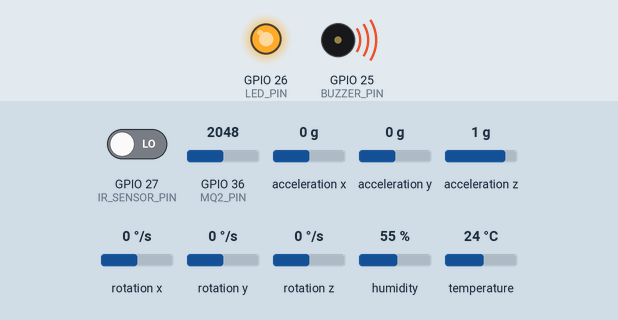
Recording of a sketch running on a simulated ESP32. On the bench: output pins drawn as LEDs (lit = HIGH), buzzer (waves = sounding, pin HIGH). The test bench sets the inputs (shaded band); at power-on: GPIO 36 (MQ2_PIN) = 2048, GPIO 27 (IR_SENSOR_PIN) LOW, acceleration z 1 g, acceleration x 0 g, acceleration y 0 g, rotation x 0 °/s, rotation y 0 °/s, rotation z 0 °/s, humidity 55 %, temperature 24 °C. Storage starts empty; what the sketch prints to the serial monitor is not drawn.

Above: at 2.2 s.
2.3 s: GPIO 36 (MQ2_PIN) set to 640
4.2 s: GPIO 36 (MQ2_PIN) set to 554
At 6.0 s:
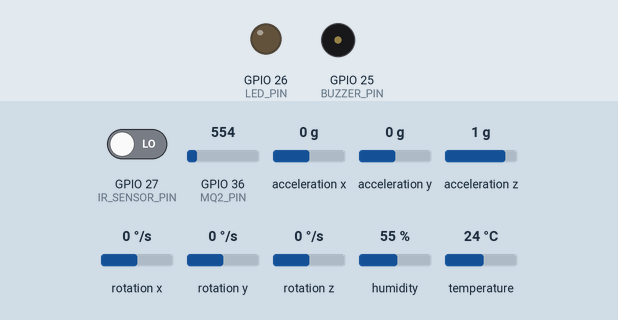
7.5 s: GPIO 27 (IR_SENSOR_PIN) driven HIGH
At 9.1 s:
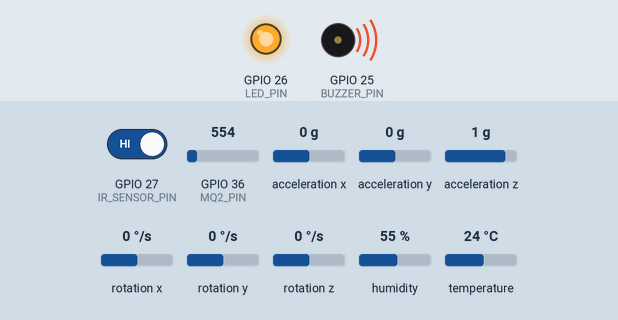
10.5 s: GPIO 27 (IR_SENSOR_PIN) driven LOW
At 12.3 s:
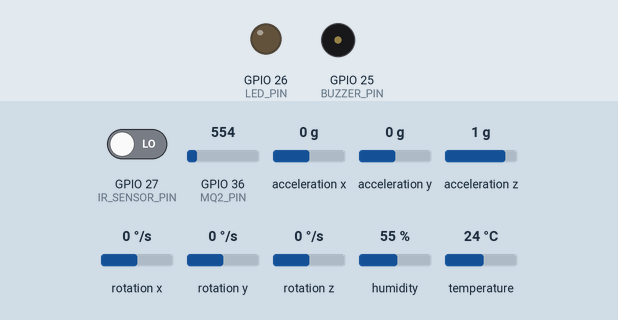
12.6 s: acceleration z set to 0.4 g
14.3 s: acceleration z set to 0.1 g
At 16.5 s:
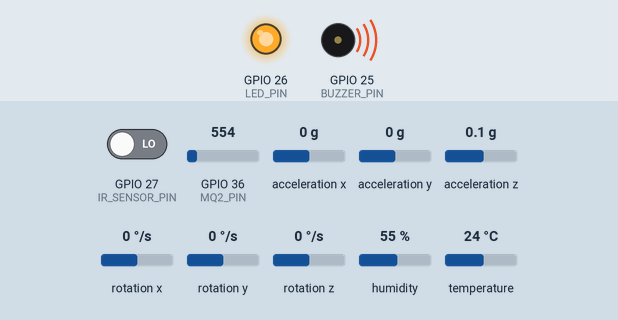
Timing chart, 0 to 17.6 s (numbered marks = the images above; inputs shaded):
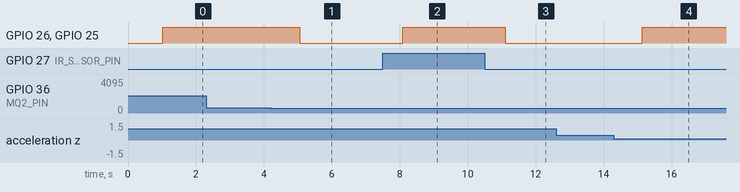

Measured:
- the behaviour switches between 601 and 600 on GPIO 36 (MQ2_PIN) (found by bisection; images 0 and 1)
- the behaviour switches between 0.3 and 0.2 g on acceleration z (found by bisection; images 3 and 4)
- after the input at 2.3 s, every drawn part: stays the same
- after the input at 4.2 s, GPIO 26 (LED_PIN), GPIO 25 (BUZZER_PIN): HIGH → LOW after 0.86 s
- after the input at 7.5 s, GPIO 26 (LED_PIN), GPIO 25 (BUZZER_PIN): LOW → HIGH after 0.58 s
- after the input at 10.5 s, GPIO 26 (LED_PIN), GPIO 25 (BUZZER_PIN): HIGH → LOW after 0.61 s
- after the input at 12.6 s, every drawn part: stays the same
- after the input at 14.3 s, GPIO 26 (LED_PIN), GPIO 25 (BUZZER_PIN): LOW → HIGH after 0.84 s

The sketch:

EL.ino
```cpp
#include <WiFi.h>
#include <Wire.h>
#include <MPU6050.h>
#include <DHT.h>
#include <WebServer.h>
#include <SPIFFS.h>

#define DHTPIN 14
#define DHTTYPE DHT22
#define IR_SENSOR_PIN 27
#define BUZZER_PIN 25
#define LED_PIN 26
#define MQ2_PIN 36

MPU6050 mpu;
DHT dht(DHTPIN, DHTTYPE);
WebServer server(80);

float gForce = 0.0;
float temperature = 0.0;
float humidity = 0.0;
int gas = 0;
int helmet = 0;
bool hazard = false;

void handleRoot() {
  File file = SPIFFS.open("/index.html", "r");
  if (!file) {
    server.send(500, "text/plain", "File not found");
    return;
  }
  server.streamFile(file, "text/html");
  file.close();
}

void handleData() {
  String json = "{";
  json += "\"temperature\":" + String(temperature) + ",";
  json += "\"humidity\":" + String(humidity) + ",";
  json += "\"gas\":" + String(gas) + ",";
  json += "\"gforce\":" + String(gForce, 2) + ",";
  json += "\"helmet\":" + String(helmet) + ",";
  json += "\"hazard\":\"" + String(hazard ? "⚠️ HAZARD DETECTED!" : "✅ Safe") + "\"";
  json += "}";
  server.send(200, "application/json", json);
}

void setup() {
  Serial.begin(115200);
  delay(1000);

  pinMode(IR_SENSOR_PIN, INPUT);
  pinMode(BUZZER_PIN, OUTPUT);
  pinMode(LED_PIN, OUTPUT);
  digitalWrite(BUZZER_PIN, LOW);
  digitalWrite(LED_PIN, LOW);

  WiFi.softAP("SmartHelmet_AP", "helmet123");
  Serial.println("✅ Access Point Started");
  Serial.print("IP Address: ");
  Serial.println(WiFi.softAPIP());

  if (!SPIFFS.begin(true)) {
    Serial.println("❌ Failed to mount SPIFFS");
    return;
  }

  Wire.begin(19, 18);
  mpu.initialize();
  dht.begin();

  server.on("/", handleRoot);
  server.on("/data", handleData);
  server.begin();
}

void loop() {
  server.handleClient();

  int16_t ax, ay, az;
  mpu.getAcceleration(&ax, &ay, &az);
  gForce = sqrt(ax * ax + ay * ay + az * az) / 16384.0;

  temperature = dht.readTemperature();
  humidity = dht.readHumidity();
  gas = analogRead(MQ2_PIN);
  helmet = digitalRead(IR_SENSOR_PIN);

  hazard = (gForce > 2.5 || gForce < 0.2 || gas > 600 || temperature > 40 || helmet == HIGH);

  digitalWrite(BUZZER_PIN, hazard ? HIGH : LOW);
  digitalWrite(LED_PIN, hazard ? HIGH : LOW);

  Serial.printf("G-Force: %.2f g | Temp: %.2f °C | Hum: %.2f %% | Gas: %d | Helmet: %s | Status: %s\n",
                gForce, temperature, humidity, gas,
                helmet == 0 ? "WORN" : "NOT WORN",
                hazard ? "⚠️ HAZARD DETECTED!" : "✅ Safe");

  delay(1000);
}
```
